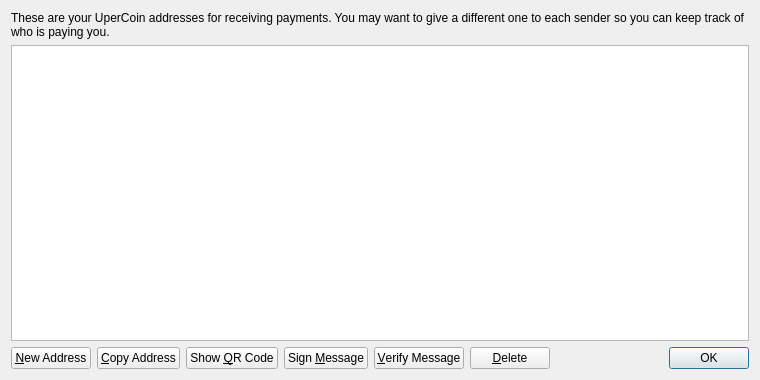
<?xml version="1.0" encoding="UTF-8"?>
<ui version="4.0">
 <class>AddressBookPage</class>
 <widget class="QWidget" name="AddressBookPage">
  <property name="geometry">
   <rect>
    <x>0</x>
    <y>0</y>
    <width>760</width>
    <height>380</height>
   </rect>
  </property>
  <property name="windowTitle">
   <string>Address Book</string>
  </property>
  <layout class="QVBoxLayout" name="verticalLayout">
   <item>
    <widget class="QLabel" name="labelExplanation">
     <property name="text">
      <string>These are your UperCoin addresses for receiving payments. You may want to give a different one to each sender so you can keep track of who is paying you.</string>
     </property>
     <property name="textFormat">
      <enum>Qt::PlainText</enum>
     </property>
     <property name="wordWrap">
      <bool>true</bool>
     </property>
    </widget>
   </item>
   <item>
    <widget class="QTableView" name="tableView">
     <property name="contextMenuPolicy">
      <enum>Qt::CustomContextMenu</enum>
     </property>
     <property name="toolTip">
      <string>Double-click to edit address or label</string>
     </property>
     <property name="tabKeyNavigation">
      <bool>false</bool>
     </property>
     <property name="alternatingRowColors">
      <bool>true</bool>
     </property>
     <property name="selectionMode">
      <enum>QAbstractItemView::SingleSelection</enum>
     </property>
     <property name="selectionBehavior">
      <enum>QAbstractItemView::SelectRows</enum>
     </property>
     <property name="sortingEnabled">
      <bool>true</bool>
     </property>
     <attribute name="verticalHeaderVisible">
      <bool>false</bool>
     </attribute>
    </widget>
   </item>
   <item>
    <layout class="QHBoxLayout" name="horizontalLayout">
     <item>
      <widget class="QPushButton" name="newAddressButton">
       <property name="toolTip">
        <string>Create a new address</string>
       </property>
       <property name="text">
        <string>&amp;New Address</string>
       </property>
       <property name="icon">
        <iconset resource="../bitcoin.qrc">
         <normaloff>:/icons/add</normaloff>:/icons/add</iconset>
       </property>
      </widget>
     </item>
     <item>
      <widget class="QPushButton" name="copyToClipboard">
       <property name="toolTip">
        <string>Copy the currently selected address to the system clipboard</string>
       </property>
       <property name="text">
        <string>&amp;Copy Address</string>
       </property>
       <property name="icon">
        <iconset resource="../bitcoin.qrc">
         <normaloff>:/icons/editcopy</normaloff>:/icons/editcopy</iconset>
       </property>
      </widget>
     </item>
     <item>
      <widget class="QPushButton" name="showQRCode">
       <property name="text">
        <string>Show &amp;QR Code</string>
       </property>
       <property name="icon">
        <iconset resource="../bitcoin.qrc">
         <normaloff>:/icons/qrcode</normaloff>:/icons/qrcode</iconset>
       </property>
      </widget>
     </item>
     <item>
      <widget class="QPushButton" name="signMessage">
       <property name="toolTip">
        <string>Sign a message to prove you own a UperCoin address</string>
       </property>
       <property name="text">
        <string>Sign &amp;Message</string>
       </property>
       <property name="icon">
        <iconset resource="../bitcoin.qrc">
         <normaloff>:/icons/edit</normaloff>:/icons/edit</iconset>
       </property>
      </widget>
     </item>
     <item>
      <widget class="QPushButton" name="verifyMessage">
       <property name="toolTip">
        <string>Verify a message to ensure it was signed with a specified UperCoin address</string>
       </property>
       <property name="text">
        <string>&amp;Verify Message</string>
       </property>
       <property name="icon">
        <iconset resource="../bitcoin.qrc">
         <normaloff>:/icons/transaction_0</normaloff>:/icons/transaction_0</iconset>
       </property>
      </widget>
     </item>
     <item>
      <widget class="QPushButton" name="deleteButton">
       <property name="toolTip">
        <string>Delete the currently selected address from the list</string>
       </property>
       <property name="text">
        <string>&amp;Delete</string>
       </property>
       <property name="icon">
        <iconset resource="../bitcoin.qrc">
         <normaloff>:/icons/remove</normaloff>:/icons/remove</iconset>
       </property>
      </widget>
     </item>
     <item>
      <spacer name="horizontalSpacer">
       <property name="orientation">
        <enum>Qt::Horizontal</enum>
       </property>
       <property name="sizeHint" stdset="0">
        <size>
         <width>40</width>
         <height>20</height>
        </size>
       </property>
      </spacer>
     </item>
     <item>
      <widget class="QDialogButtonBox" name="buttonBox">
       <property name="sizePolicy">
        <sizepolicy hsizetype="Maximum" vsizetype="Fixed">
         <horstretch>0</horstretch>
         <verstretch>0</verstretch>
        </sizepolicy>
       </property>
       <property name="standardButtons">
        <set>QDialogButtonBox::Ok</set>
       </property>
      </widget>
     </item>
    </layout>
   </item>
  </layout>
 </widget>
 <resources>
  <include location="../bitcoin.qrc"/>
 </resources>
 <connections/>
</ui>
